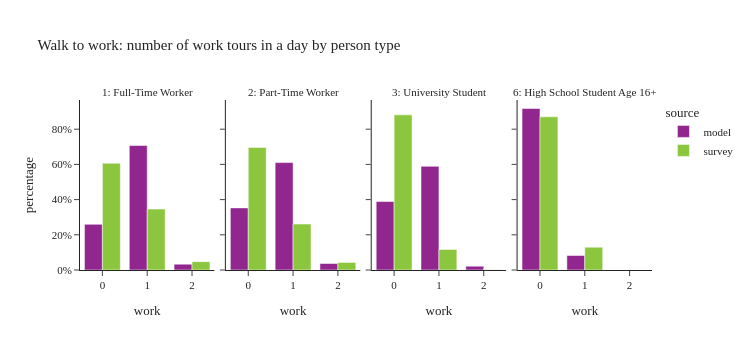

This figure's notebook cell:
### Code cell
plot_work_tour_ptype(per_data[(per_data['ptype'].isin(worker_ptype)) & (per_data['distance_to_work'] < 3)],"Walk to work: number of work tours in a day by person type")

### Figure 1 — Plotly figure (JSON) as saved in the notebook; plotly's stock layout.template omitted (floating-point values rounded to 4 significant figures)
{"data": [{"alignmentgroup": "True", "customdata": [[66577], [181483], [8562]], "hovertemplate": "source=model<br>ptype_label=1: Full-Time Worker<br>work=%{x}<br>percentage=%{y}<br>sample_size=%{customdata[0]}<extra></extra>", "legendgroup": "model", "marker": {"color": "#91268F", "pattern": {"shape": ""}}, "name": "model", "offsetgroup": "model", "orientation": "v", "showlegend": true, "textposition": "auto", "type": "bar", "x": [0.0, 1.0, 2.0], "xaxis": "x", "y": [0.2594, 0.7072, 0.03336], "yaxis": "y"}, {"alignmentgroup": "True", "customdata": [[15884], [27474], [1660]], "hovertemplate": "source=model<br>ptype_label=2: Part-Time Worker<br>work=%{x}<br>percentage=%{y}<br>sample_size=%{customdata[0]}<extra></extra>", "legendgroup": "model", "marker": {"color": "#91268F", "pattern": {"shape": ""}}, "name": "model", "offsetgroup": "model", "orientation": "v", "showlegend": false, "textposition": "auto", "type": "bar", "x": [0.0, 1.0, 2.0], "xaxis": "x2", "y": [0.3528, 0.6103, 0.03687], "yaxis": "y2"}, {"alignmentgroup": "True", "customdata": [[4804], [7277], [270]], "hovertemplate": "source=model<br>ptype_label=3: University Student<br>work=%{x}<br>percentage=%{y}<br>sample_size=%{customdata[0]}<extra></extra>", "legendgroup": "model", "marker": {"color": "#91268F", "pattern": {"shape": ""}}, "name": "model", "offsetgroup": "model", "orientation": "v", "showlegend": false, "textposition": "auto", "type": "bar", "x": [0.0, 1.0, 2.0], "xaxis": "x3", "y": [0.389, 0.5892, 0.02186], "yaxis": "y3"}, {"alignmentgroup": "True", "customdata": [[2773], [249]], "hovertemplate": "source=model<br>ptype_label=6: High School Student Age 16+<br>work=%{x}<br>percentage=%{y}<br>sample_size=%{customdata[0]}<extra></extra>", "legendgroup": "model", "marker": {"color": "#91268F", "pattern": {"shape": ""}}, "name": "model", "offsetgroup": "model", "orientation": "v", "showlegend": false, "textposition": "auto", "type": "bar", "x": [0.0, 1.0], "xaxis": "x4", "y": [0.9176, 0.0824], "yaxis": "y4"}, {"alignmentgroup": "True", "customdata": [[929], [436], [28]], "hovertemplate": "source=survey<br>ptype_label=1: Full-Time Worker<br>work=%{x}<br>percentage=%{y}<br>sample_size=%{customdata[0]}<extra></extra>", "legendgroup": "survey", "marker": {"color": "#8CC63E", "pattern": {"shape": ""}}, "name": "survey", "offsetgroup": "survey", "orientation": "v", "showlegend": true, "textposition": "auto", "type": "bar", "x": [0.0, 1.0, 2.0], "xaxis": "x", "y": [0.6063, 0.3463, 0.0474], "yaxis": "y"}, {"alignmentgroup": "True", "customdata": [[460], [137], [9]], "hovertemplate": "source=survey<br>ptype_label=2: Part-Time Worker<br>work=%{x}<br>percentage=%{y}<br>sample_size=%{customdata[0]}<extra></extra>", "legendgroup": "survey", "marker": {"color": "#8CC63E", "pattern": {"shape": ""}}, "name": "survey", "offsetgroup": "survey", "orientation": "v", "showlegend": false, "textposition": "auto", "type": "bar", "x": [0.0, 1.0, 2.0], "xaxis": "x2", "y": [0.6959, 0.2611, 0.04301], "yaxis": "y2"}, {"alignmentgroup": "True", "customdata": [[229], [30], [1]], "hovertemplate": "source=survey<br>ptype_label=3: University Student<br>work=%{x}<br>percentage=%{y}<br>sample_size=%{customdata[0]}<extra></extra>", "legendgroup": "survey", "marker": {"color": "#8CC63E", "pattern": {"shape": ""}}, "name": "survey", "offsetgroup": "survey", "orientation": "v", "showlegend": false, "textposition": "auto", "type": "bar", "x": [0.0, 1.0, 2.0], "xaxis": "x3", "y": [0.8814, 0.1169, 0.001658], "yaxis": "y3"}, {"alignmentgroup": "True", "customdata": [[73], [5]], "hovertemplate": "source=survey<br>ptype_label=6: High School Student Age 16+<br>work=%{x}<br>percentage=%{y}<br>sample_size=%{customdata[0]}<extra></extra>", "legendgroup": "survey", "marker": {"color": "#8CC63E", "pattern": {"shape": ""}}, "name": "survey", "offsetgroup": "survey", "orientation": "v", "showlegend": false, "textposition": "auto", "type": "bar", "x": [0.0, 1.0], "xaxis": "x4", "y": [0.8704, 0.1296], "yaxis": "y4"}], "layout": {"annotations": [{"font": {}, "showarrow": false, "text": "1: Full-Time Worker", "x": 0.1175, "xanchor": "center", "xref": "paper", "y": 1.0, "yanchor": "bottom", "yref": "paper"}, {"font": {}, "showarrow": false, "text": "2: Part-Time Worker", "x": 0.3725, "xanchor": "center", "xref": "paper", "y": 1.0, "yanchor": "bottom", "yref": "paper"}, {"font": {}, "showarrow": false, "text": "3: University Student", "x": 0.6275, "xanchor": "center", "xref": "paper", "y": 1.0, "yanchor": "bottom", "yref": "paper"}, {"font": {}, "showarrow": false, "text": "6: High School Student Age 16+", "x": 0.8825, "xanchor": "center", "xref": "paper", "y": 1.0, "yanchor": "bottom", "yref": "paper"}], "barmode": "group", "height": 350, "legend": {"title": {"text": "source"}, "tracegroupgap": 0}, "title": {"text": "Walk to work: number of work tours in a day by person type"}, "width": 750, "xaxis": {"anchor": "y", "domain": [0.0, 0.235], "title": {"text": "work"}}, "xaxis2": {"anchor": "y2", "domain": [0.255, 0.49], "matches": "x", "title": {"text": "work"}}, "xaxis3": {"anchor": "y3", "domain": [0.51, 0.745], "matches": "x", "title": {"text": "work"}}, "xaxis4": {"anchor": "y4", "domain": [0.765, 1.0], "matches": "x", "title": {"text": "work"}}, "yaxis": {"anchor": "x", "domain": [0.0, 1.0], "tickformat": ".0%", "title": {"text": "percentage"}}, "yaxis2": {"anchor": "x2", "domain": [0.0, 1.0], "matches": "y", "showticklabels": false, "tickformat": ".0%"}, "yaxis3": {"anchor": "x3", "domain": [0.0, 1.0], "matches": "y", "showticklabels": false}, "yaxis4": {"anchor": "x4", "domain": [0.0, 1.0], "matches": "y", "showticklabels": false}}}
